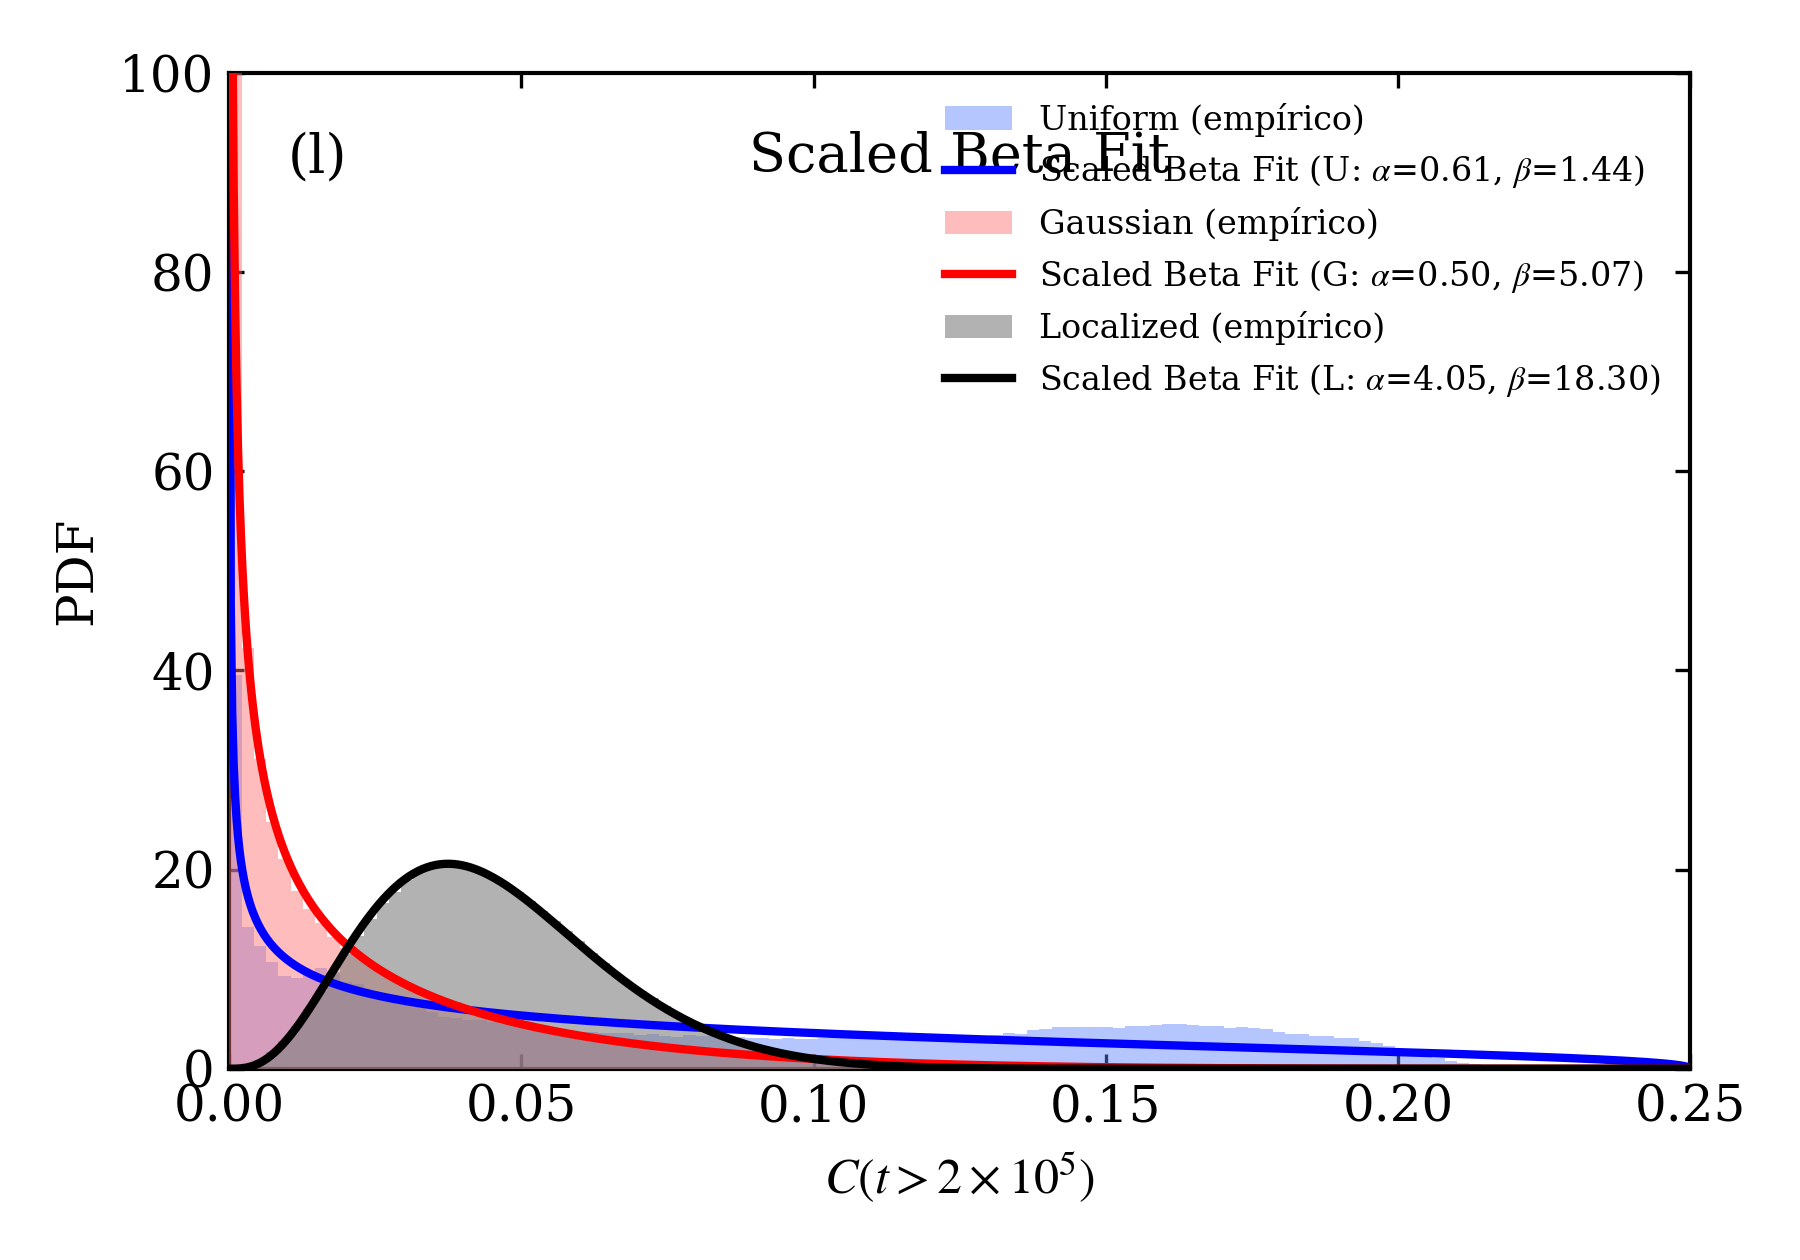

This figure's Python source:
r"""
Reprodução do Painel (l) da FIG. 2
'Stiffness in Confined Quantum Walks'
Funções densidade de probabilidade empíricas da coerência C(t) no intervalo 2x10^5 < t <= 5x10^5
com os respectivos ajustes Beta escalados: p(C) = 4 * Beta(4C; alpha, beta).
"""

import numpy as np
import matplotlib.pyplot as plt
from scipy.stats import beta
from qw_simulation import load_or_run_simulation, setup_matplotlib_style

def main():
    setup_matplotlib_style()
    data = load_or_run_simulation()
    
    # Janela de análise de tempos longos: 2*10^5 < t <= 5*10^5
    idx = np.arange(200_001, 500_001)
    
    c_loc = data['c_loc'][idx]
    c_gauss = data['c_gauss'][idx]
    c_unif = data['c_unif'][idx]
    
    # Ajustes Beta para x = 4*C in [0, 1]
    # Parâmetros analíticos/obtidos no artigo:
    # Localizado:       alpha ~ 4.046, beta ~ 18.296
    # Gaussiano:        alpha ~ 0.501, beta ~ 5.068
    # Uniforme trunc.:  alpha ~ 0.607, beta ~ 1.444
    a_loc, b_loc, _, _ = beta.fit(4.0 * c_loc, floc=0, fscale=1)
    a_gauss, b_gauss, _, _ = beta.fit(4.0 * c_gauss, floc=0, fscale=1)
    a_unif, b_unif, _, _ = beta.fit(4.0 * c_unif, floc=0, fscale=1)
    
    fig, ax = plt.subplots(figsize=(6, 4.2), dpi=200)
    
    c_grid = np.linspace(1e-5, 0.2499, 1000)
    bins = np.linspace(0.0, 0.25, 120)
    
    # 1. Truncated Uniform state (Histograma azul + ajuste azul)
    ax.hist(c_unif, bins=bins, density=True, color='#5c82ff', alpha=0.45, label='Uniform (empírico)', zorder=2)
    pdf_unif = 4.0 * beta.pdf(4.0 * c_grid, a_unif, b_unif)
    ax.plot(c_grid, pdf_unif, color='blue', lw=2.0, label=f'Scaled Beta Fit (U: $\\alpha$={a_unif:.2f}, $\\beta$={b_unif:.2f})', zorder=5)
    
    # 2. Gaussian state (Histograma vermelho + ajuste vermelho)
    ax.hist(c_gauss, bins=bins, density=True, color='#ff6b6b', alpha=0.45, label='Gaussian (empírico)', zorder=3)
    pdf_gauss = 4.0 * beta.pdf(4.0 * c_grid, a_gauss, b_gauss)
    ax.plot(c_grid, pdf_gauss, color='red', lw=2.0, label=f'Scaled Beta Fit (G: $\\alpha$={a_gauss:.2f}, $\\beta$={b_gauss:.2f})', zorder=6)
    
    # 3. Localized state (Histograma cinza preenchido + ajuste preto)
    ax.hist(c_loc, bins=bins, density=True, color='#7f7f7f', alpha=0.60, label='Localized (empírico)', zorder=4)
    pdf_loc = 4.0 * beta.pdf(4.0 * c_grid, a_loc, b_loc)
    ax.plot(c_grid, pdf_loc, color='black', lw=2.0, label=f'Scaled Beta Fit (L: $\\alpha$={a_loc:.2f}, $\\beta$={b_loc:.2f})', zorder=7)
    
    # Rótulos do painel e título interno
    ax.text(0.04, 0.90, "(l)", transform=ax.transAxes, fontsize=13)
    ax.text(0.50, 0.90, "Scaled Beta Fit", transform=ax.transAxes, ha='center', fontsize=13)
    
    ax.set_xlim(0.00, 0.25)
    ax.set_ylim(0, 100)
    ax.set_xticks(np.arange(0.00, 0.26, 0.05))
    ax.set_yticks(np.arange(0, 101, 20))
    ax.xaxis.set_major_formatter(plt.FormatStrFormatter('%.2f'))
    
    ax.set_xlabel(r"$C(t > 2\times 10^5)$", fontsize=12)
    ax.set_ylabel(r"PDF", fontsize=12)
    ax.legend(frameon=False, loc="upper right", fontsize=8)
    
    plt.tight_layout()
    plt.savefig("fig2_panel_l.png", dpi=300)
    print("Salvo: fig2_panel_l.png")
    plt.close()

if __name__ == "__main__":
    main()
